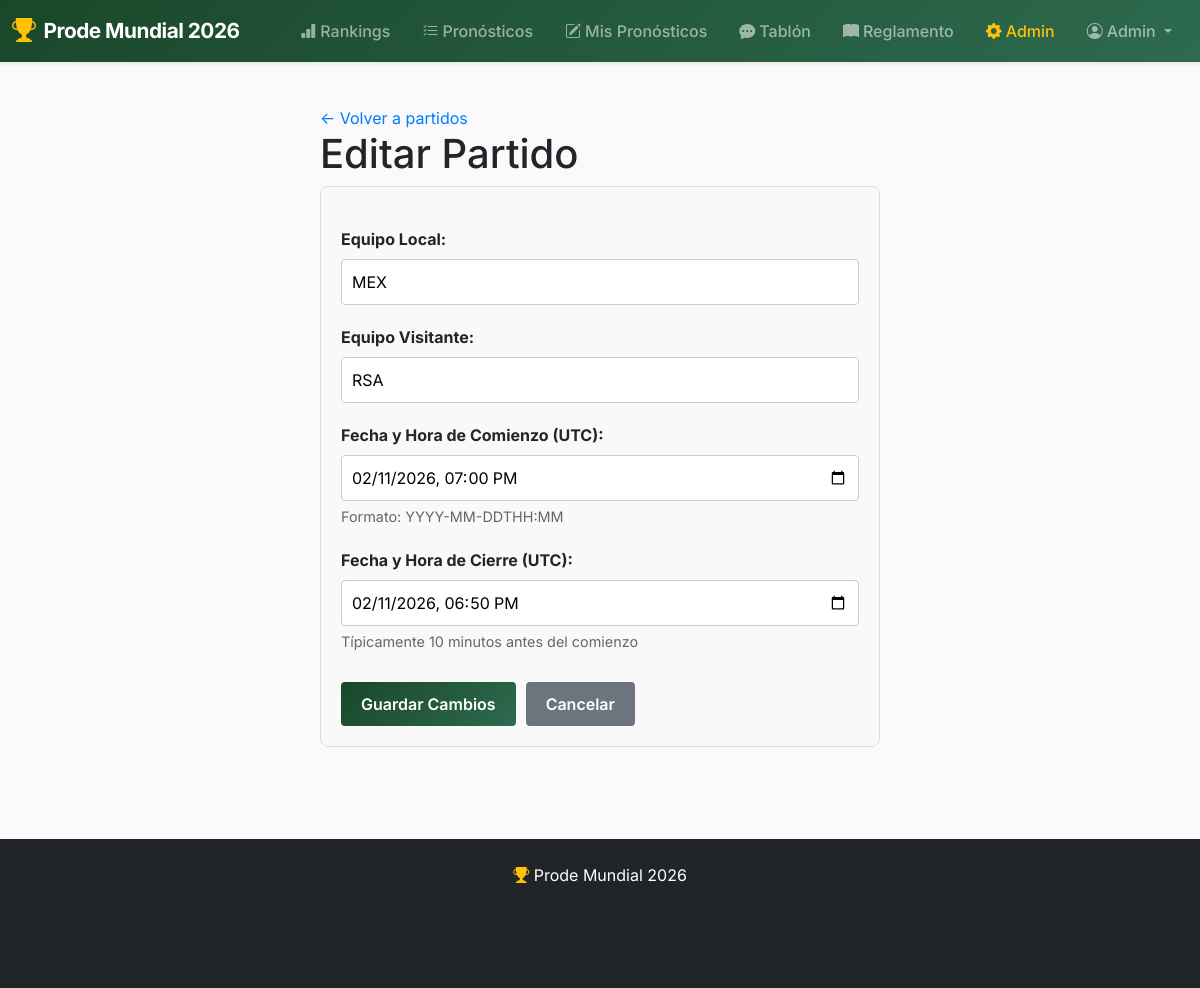
Page /admin/matches/1/edit (signed in) on the earlier database version.
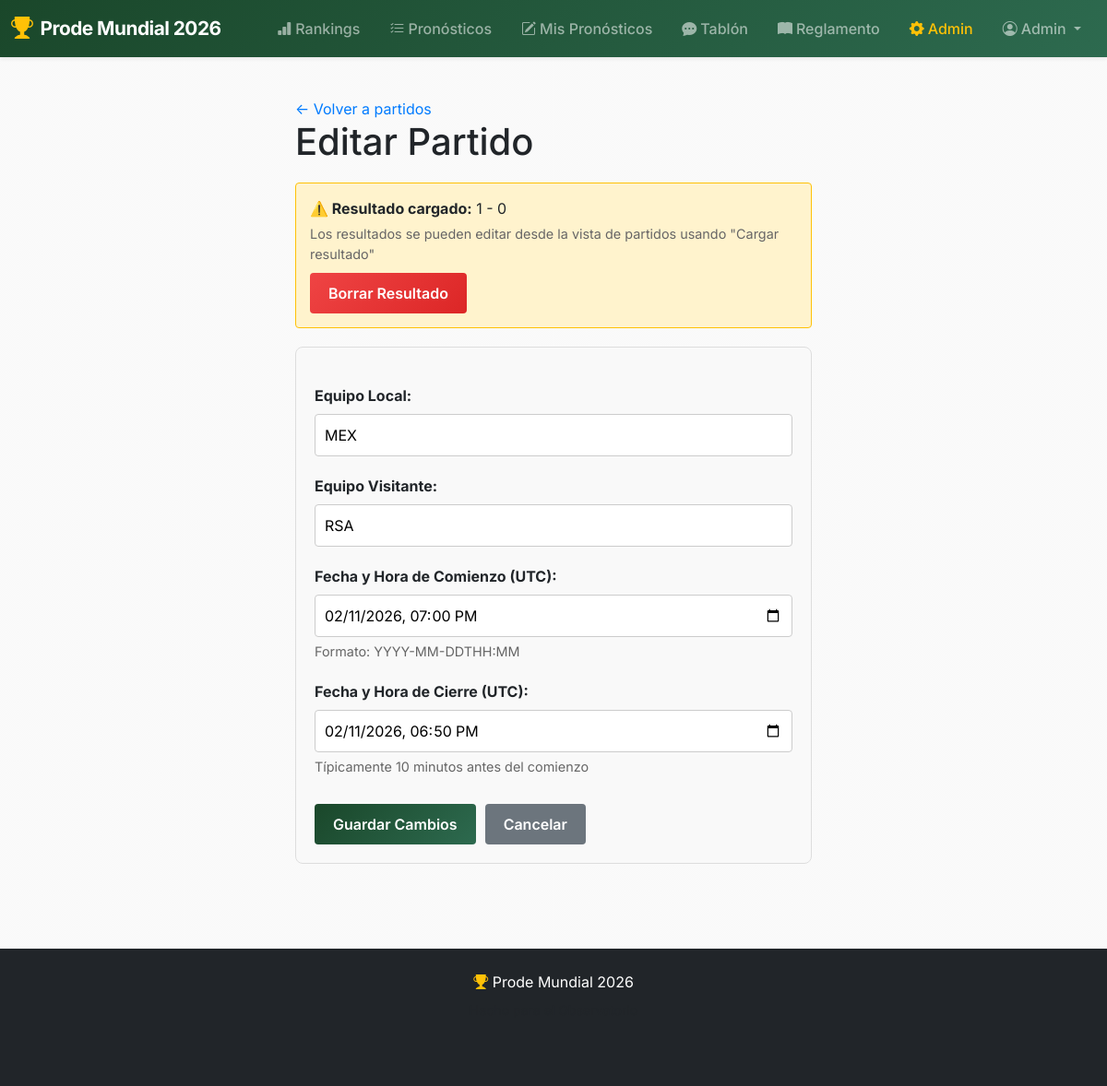
Same page on the later database version.
### models.py (models this page shows, shortened)
class Match(db.Model):
    __tablename__ = "matches"
    id = db.Column(db.Integer, primary_key=True)
    home_team = db.Column(db.String(100), nullable=False)
    away_team = db.Column(db.String(100), nullable=False)
    kickoff_at = db.Column(db.DateTime(timezone=True), nullable=False)
    closes_at  = db.Column(db.DateTime(timezone=True), nullable=False)
    home_goals = db.Column(db.Integer, nullable=True)
    away_goals = db.Column(db.Integer, nullable=True)
    phase_id = db.Column(db.Integer, db.ForeignKey("phases.id"), nullable=False)
    __table_args__ = (
        db.UniqueConstraint(
            "home_team", "away_team", "kickoff_at",
            name="unique_match"
        ),
    )

### admin/routes.py (the view, shortened to what this page needs)
@admin_bp.route('/matches/<int:match_id>/edit', methods=['GET', 'POST'])
@login_required
@admin_required
def edit_match(match_id):
    match = Match.query.get_or_404(match_id)
    return render_template('admin/edit_match.html', match=match)

### app.py (called while the page is built)
@login_manager.user_loader
def load_user(user_id):
    return User.query.get(int(user_id))

@app.context_processor
def inject_user():
    return {'current_user': current_user}

### templates/admin/edit_match.html (shortened to what this page needs)
{% extends "base.html" %}
{% block content %}
<div class="admin-container">
    <a href="{{ url_for('admin.dashboard') }}" style="color: #007bff; text-decoration: none;">← Volver a partidos</a>
    <h1>Editar Partido</h1>
    {% if match.home_goals is not none and match.away_goals is not none %}
    <div class="form-group" style="background-color: #fff3cd; padding: 15px; border-radius: 4px; margin-bottom: 20px; border: 1px solid #ffc107;">
        <strong>⚠️ Resultado cargado:</strong> {{ match.home_goals }} - {{ match.away_goals }}
        <p style="color: #666; font-size: 0.9em; margin: 5px 0;">Los resultados se pueden editar desde la vista de partidos usando "Cargar resultado"</p>
        <form method="POST" action="{{ url_for('admin.delete_result', match_id=match.id) }}" style="margin-top: 10px;" onsubmit="return confirm('¿Estás seguro de borrar el resultado? Esto reseteará los puntos de todas las predicciones.');">
            <button type="submit" class="btn btn-danger" style="background-color: #dc3545; color: white;">Borrar Resultado</button>
        </form>
    </div>
    {% endif %}
    <form method="POST" class="edit-form">
        <div class="form-group">
            <label for="home_team">Equipo Local:</label>
            <input type="text" id="home_team" name="home_team" value="{{ match.home_team }}" required>
        </div>
        <div class="form-group">
            <label for="away_team">Equipo Visitante:</label>
            <input type="text" id="away_team" name="away_team" value="{{ match.away_team }}" required>
        </div>
        <div class="form-group">
            <label for="kickoff_at">Fecha y Hora de Comienzo (UTC):</label>
            <input type="datetime-local" id="kickoff_at" name="kickoff_at"
                   value="{% if match.kickoff_at %}{{ match.kickoff_at.replace(tzinfo=None).strftime('%Y-%m-%dT%H:%M') }}{% endif %}" required>
            <small>Formato: YYYY-MM-DDTHH:MM</small>
        </div>
        <div class="form-group">
            <label for="closes_at">Fecha y Hora de Cierre (UTC):</label>
            <input type="datetime-local" id="closes_at" name="closes_at"
                   value="{% if match.closes_at %}{{ match.closes_at.replace(tzinfo=None).strftime('%Y-%m-%dT%H:%M') }}{% endif %}" required>
            <small>Típicamente 10 minutos antes del comienzo</small>
        </div>
        <div class="form-actions">
            <button type="submit" class="btn btn-primary">Guardar Cambios</button>
            <a href="{{ url_for('admin.dashboard') }}" class="btn btn-secondary">Cancelar</a>
        </div>
    </form>
</div>
{% endblock %}

Differences in the rows shown:
changed Match "MEX": home_goals (not shown) → "1"; away_goals (not shown) → "0"
Other differences:
text now shown: "⚠️ Resultado cargado: - Los resultados se pueden editar desde la vista de partidos usando \"Cargar resultado\" Borrar Resultado"
